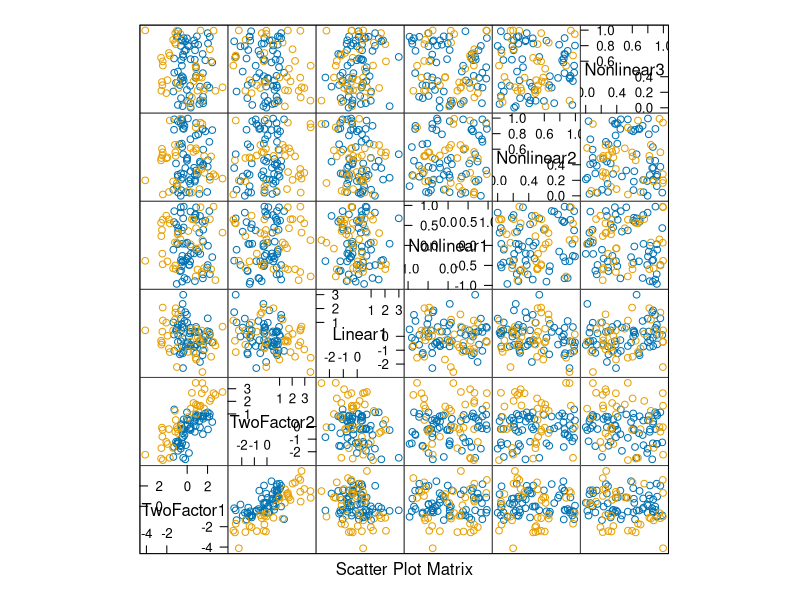

Source code (R):
library(caret)


### Name: SLC14_1
### Title: Simulation Functions
### Aliases: SLC14_1 SLC14_2 LPH07_1 LPH07_2 twoClassSim
### Keywords: models

### ** Examples


example <- twoClassSim(100, linearVars = 1)
splom(~example[, 1:6], groups = example$Class)
